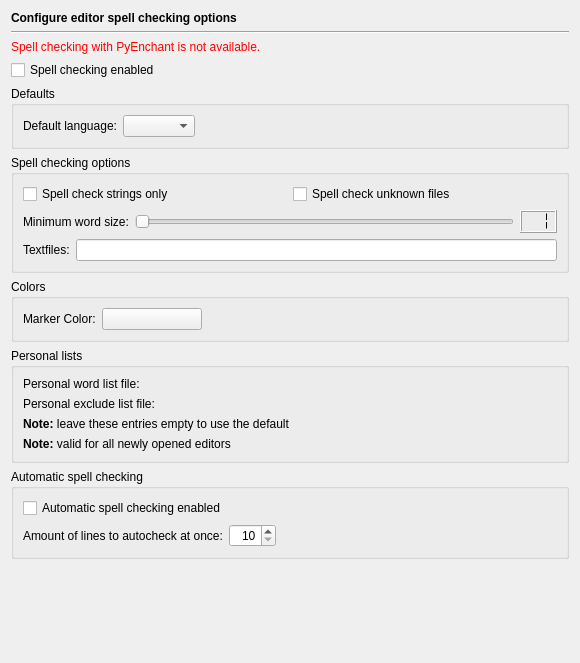
<?xml version="1.0" encoding="UTF-8"?>
<ui version="4.0">
 <class>EditorSpellCheckingPage</class>
 <widget class="QWidget" name="EditorSpellCheckingPage">
  <property name="geometry">
   <rect>
    <x>0</x>
    <y>0</y>
    <width>576</width>
    <height>663</height>
   </rect>
  </property>
  <layout class="QVBoxLayout" name="verticalLayout_4">
   <item>
    <widget class="QLabel" name="headerLabel">
     <property name="text">
      <string>&lt;b&gt;Configure editor spell checking options&lt;/b&gt;</string>
     </property>
    </widget>
   </item>
   <item>
    <widget class="Line" name="line3">
     <property name="frameShape">
      <enum>QFrame::HLine</enum>
     </property>
     <property name="frameShadow">
      <enum>QFrame::Sunken</enum>
     </property>
     <property name="orientation">
      <enum>Qt::Horizontal</enum>
     </property>
    </widget>
   </item>
   <item>
    <widget class="QLabel" name="errorLabel">
     <property name="text">
      <string>&lt;font color=&quot;#FF0000&quot;&gt;Spell checking with PyEnchant is not available.&lt;/font&gt;</string>
     </property>
    </widget>
   </item>
   <item>
    <widget class="QFrame" name="spellingFrame">
     <property name="frameShape">
      <enum>QFrame::NoFrame</enum>
     </property>
     <property name="frameShadow">
      <enum>QFrame::Plain</enum>
     </property>
     <layout class="QVBoxLayout" name="verticalLayout_3">
      <property name="leftMargin">
       <number>0</number>
      </property>
      <property name="topMargin">
       <number>0</number>
      </property>
      <property name="rightMargin">
       <number>0</number>
      </property>
      <property name="bottomMargin">
       <number>0</number>
      </property>
      <item>
       <widget class="QCheckBox" name="checkingEnabledCheckBox">
        <property name="toolTip">
         <string>Select to enable spell checking</string>
        </property>
        <property name="text">
         <string>Spell checking enabled</string>
        </property>
       </widget>
      </item>
      <item>
       <widget class="QGroupBox" name="groupBox_3">
        <property name="title">
         <string>Defaults</string>
        </property>
        <layout class="QGridLayout" name="gridLayout_3">
         <item row="0" column="0">
          <widget class="QLabel" name="label_2">
           <property name="text">
            <string>Default language:</string>
           </property>
          </widget>
         </item>
         <item row="0" column="1">
          <widget class="QComboBox" name="defaultLanguageCombo">
           <property name="toolTip">
            <string>Select the default language</string>
           </property>
          </widget>
         </item>
         <item row="0" column="2">
          <spacer name="horizontalSpacer">
           <property name="orientation">
            <enum>Qt::Horizontal</enum>
           </property>
           <property name="sizeHint" stdset="0">
            <size>
             <width>353</width>
             <height>20</height>
            </size>
           </property>
          </spacer>
         </item>
        </layout>
       </widget>
      </item>
      <item>
       <widget class="QGroupBox" name="groupBox_4">
        <property name="title">
         <string>Spell checking options</string>
        </property>
        <layout class="QVBoxLayout" name="verticalLayout">
         <item>
          <layout class="QHBoxLayout" name="horizontalLayout_4">
           <item>
            <widget class="QCheckBox" name="stringsOnlyCheckBox">
             <property name="toolTip">
              <string>Select to check strings only</string>
             </property>
             <property name="text">
              <string>Spell check strings only</string>
             </property>
            </widget>
           </item>
           <item>
            <widget class="QCheckBox" name="fullCheckUnknownCheckBox">
             <property name="toolTip">
              <string>Select to perform a complete check of files without extension</string>
             </property>
             <property name="text">
              <string>Spell check unknown files</string>
             </property>
            </widget>
           </item>
          </layout>
         </item>
         <item>
          <layout class="QHBoxLayout" name="horizontalLayout">
           <item>
            <widget class="QLabel" name="label">
             <property name="text">
              <string>Minimum word size:</string>
             </property>
            </widget>
           </item>
           <item>
            <widget class="QSlider" name="minimumWordSizeSlider">
             <property name="toolTip">
              <string>Move to set the minimum size of words to be checked</string>
             </property>
             <property name="minimum">
              <number>1</number>
             </property>
             <property name="maximum">
              <number>10</number>
             </property>
             <property name="orientation">
              <enum>Qt::Horizontal</enum>
             </property>
             <property name="tickPosition">
              <enum>QSlider::NoTicks</enum>
             </property>
             <property name="tickInterval">
              <number>1</number>
             </property>
            </widget>
           </item>
           <item>
            <widget class="QLCDNumber" name="lcdNumber">
             <property name="toolTip">
              <string>Displays the minimum size of words to be checked</string>
             </property>
             <property name="digitCount">
              <number>2</number>
             </property>
             <property name="segmentStyle">
              <enum>QLCDNumber::Flat</enum>
             </property>
             <property name="intValue" stdset="0">
              <number>1</number>
             </property>
            </widget>
           </item>
          </layout>
         </item>
         <item>
          <layout class="QHBoxLayout" name="horizontalLayout_2">
           <item>
            <widget class="QLabel" name="label_8">
             <property name="text">
              <string>Textfiles:</string>
             </property>
            </widget>
           </item>
           <item>
            <widget class="QLineEdit" name="spellCheckTextFilesLineEdit">
             <property name="toolTip">
              <string>Enter the file extensions of pure text files (separated by a space)</string>
             </property>
             <property name="whatsThis">
              <string>&lt;b&gt;Textfiles&lt;/b&gt;
&lt;p&gt;Enter the file extension of pure text files. The complete contents of files with these extensions will be checked.&lt;/p&gt;</string>
             </property>
             <property name="clearButtonEnabled">
              <bool>true</bool>
             </property>
            </widget>
           </item>
          </layout>
         </item>
        </layout>
       </widget>
      </item>
      <item>
       <widget class="QGroupBox" name="groupBox_2">
        <property name="title">
         <string>Colors</string>
        </property>
        <layout class="QGridLayout" name="gridLayout_2">
         <item row="0" column="0">
          <widget class="QLabel" name="TextLabel2_2_2_2_2_2">
           <property name="text">
            <string>Marker Color:</string>
           </property>
          </widget>
         </item>
         <item row="0" column="1">
          <widget class="QPushButton" name="spellingMarkerButton">
           <property name="minimumSize">
            <size>
             <width>100</width>
             <height>0</height>
            </size>
           </property>
           <property name="toolTip">
            <string>Select the color for the spelling markers.</string>
           </property>
           <property name="text">
            <string/>
           </property>
          </widget>
         </item>
         <item row="0" column="2">
          <spacer>
           <property name="orientation">
            <enum>Qt::Horizontal</enum>
           </property>
           <property name="sizeHint" stdset="0">
            <size>
             <width>348</width>
             <height>20</height>
            </size>
           </property>
          </spacer>
         </item>
        </layout>
       </widget>
      </item>
      <item>
       <widget class="QGroupBox" name="groupBox">
        <property name="title">
         <string>Personal lists</string>
        </property>
        <layout class="QGridLayout" name="gridLayout">
         <item row="0" column="0">
          <widget class="QLabel" name="label_4">
           <property name="text">
            <string>Personal word list file:</string>
           </property>
          </widget>
         </item>
         <item row="0" column="1">
          <widget class="EricPathPicker" name="pwlPicker" native="true">
           <property name="sizePolicy">
            <sizepolicy hsizetype="Expanding" vsizetype="Preferred">
             <horstretch>0</horstretch>
             <verstretch>0</verstretch>
            </sizepolicy>
           </property>
           <property name="focusPolicy">
            <enum>Qt::StrongFocus</enum>
           </property>
          </widget>
         </item>
         <item row="1" column="0">
          <widget class="QLabel" name="label_5">
           <property name="text">
            <string>Personal exclude list file:</string>
           </property>
          </widget>
         </item>
         <item row="1" column="1">
          <widget class="EricPathPicker" name="pelPicker" native="true">
           <property name="sizePolicy">
            <sizepolicy hsizetype="Expanding" vsizetype="Preferred">
             <horstretch>0</horstretch>
             <verstretch>0</verstretch>
            </sizepolicy>
           </property>
           <property name="focusPolicy">
            <enum>Qt::StrongFocus</enum>
           </property>
          </widget>
         </item>
         <item row="2" column="0" colspan="2">
          <widget class="QLabel" name="label_6">
           <property name="text">
            <string>&lt;b&gt;Note:&lt;/b&gt; leave these entries empty to use the default</string>
           </property>
          </widget>
         </item>
         <item row="3" column="0" colspan="2">
          <widget class="QLabel" name="label_7">
           <property name="text">
            <string>&lt;b&gt;Note:&lt;/b&gt; valid for all newly opened editors</string>
           </property>
          </widget>
         </item>
        </layout>
       </widget>
      </item>
      <item>
       <widget class="QGroupBox" name="groupBox_5">
        <property name="title">
         <string>Automatic spell checking</string>
        </property>
        <layout class="QVBoxLayout" name="verticalLayout_2">
         <item>
          <widget class="QCheckBox" name="enabledCheckBox">
           <property name="toolTip">
            <string>Select to enable spellchecking</string>
           </property>
           <property name="text">
            <string>Automatic spell checking enabled</string>
           </property>
          </widget>
         </item>
         <item>
          <layout class="QHBoxLayout" name="horizontalLayout_3">
           <item>
            <widget class="QLabel" name="label_3">
             <property name="text">
              <string>Amount of lines to autocheck at once:</string>
             </property>
            </widget>
           </item>
           <item>
            <widget class="QSpinBox" name="chunkSizeSpinBox">
             <property name="toolTip">
              <string>Enter the number of lines to check per go. Higher values increase checking speed but decrease GUI responsivenes</string>
             </property>
             <property name="alignment">
              <set>Qt::AlignRight|Qt::AlignTrailing|Qt::AlignVCenter</set>
             </property>
             <property name="minimum">
              <number>10</number>
             </property>
             <property name="maximum">
              <number>999</number>
             </property>
            </widget>
           </item>
           <item>
            <spacer name="horizontalSpacer_2">
             <property name="orientation">
              <enum>Qt::Horizontal</enum>
             </property>
             <property name="sizeHint" stdset="0">
              <size>
               <width>40</width>
               <height>20</height>
              </size>
             </property>
            </spacer>
           </item>
          </layout>
         </item>
        </layout>
       </widget>
      </item>
     </layout>
    </widget>
   </item>
   <item>
    <spacer>
     <property name="orientation">
      <enum>Qt::Vertical</enum>
     </property>
     <property name="sizeHint" stdset="0">
      <size>
       <width>558</width>
       <height>231</height>
      </size>
     </property>
    </spacer>
   </item>
  </layout>
 </widget>
 <customwidgets>
  <customwidget>
   <class>EricPathPicker</class>
   <extends>QWidget</extends>
   <header>EricWidgets/EricPathPicker.h</header>
   <container>1</container>
  </customwidget>
 </customwidgets>
 <tabstops>
  <tabstop>checkingEnabledCheckBox</tabstop>
  <tabstop>defaultLanguageCombo</tabstop>
  <tabstop>stringsOnlyCheckBox</tabstop>
  <tabstop>fullCheckUnknownCheckBox</tabstop>
  <tabstop>minimumWordSizeSlider</tabstop>
  <tabstop>spellCheckTextFilesLineEdit</tabstop>
  <tabstop>spellingMarkerButton</tabstop>
  <tabstop>pwlPicker</tabstop>
  <tabstop>pelPicker</tabstop>
  <tabstop>enabledCheckBox</tabstop>
  <tabstop>chunkSizeSpinBox</tabstop>
 </tabstops>
 <resources/>
 <connections>
  <connection>
   <sender>minimumWordSizeSlider</sender>
   <signal>valueChanged(int)</signal>
   <receiver>lcdNumber</receiver>
   <slot>display(int)</slot>
   <hints>
    <hint type="sourcelabel">
     <x>248</x>
     <y>131</y>
    </hint>
    <hint type="destinationlabel">
     <x>545</x>
     <y>131</y>
    </hint>
   </hints>
  </connection>
 </connections>
</ui>
